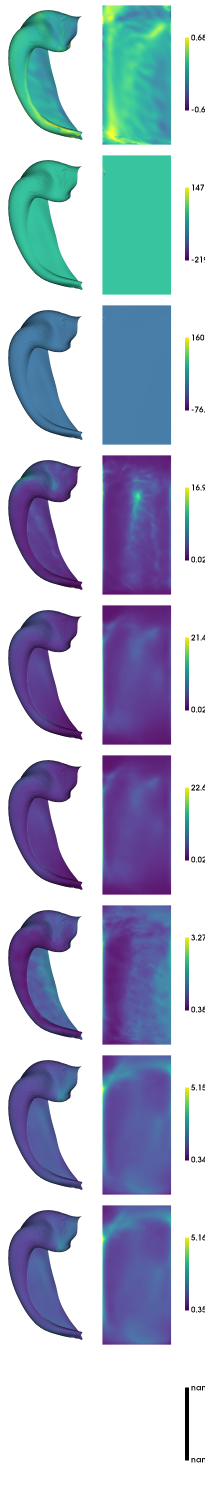
#> input picture notebooks/tmp.png, 410 x 3000 px, found by its file name (shown at 1/2 size)
$ jupyter execute --allow-errors DimReduct.ipynb   (shell and % lines are left out)
#> lines starting #> are read from the running program, lines starting #| are printed output that depends on the picture
## Overview

In this notebook, we will load all maps from the other tutorials (except task-fMRI) and consider the relationships between them. For this, we will apply spatial correlation with the anterior-posterior and proximal-distal axes of the hippocampus, as well as all permutations of rank-ordered subfield labels. Finally, we apply data-driven dimensionality reduction using Gradient decomposition

[cell 1]
import numpy as np
from numpy.matlib import repmat
import matplotlib.pyplot as plt
from matplotlib.patches import Rectangle
import nibabel as nib
import scipy
from scipy.stats import spearmanr
from itertools import product
import hippomaps as hm
import copy
from brainspace.gradient import GradientMaps

[cell 2]
# A list of all the data to be examined, grouped roughly into methodologies
files = [
 '../../publication-hippomaps/maps/HippoMaps-initializationMaps/Dataset-BigBrain/histology-Merker_average-4_hemi-mix_den-unfoldiso_label-hipp.shape.gii',
 '../../publication-hippomaps/maps/HippoMaps-initializationMaps/Dataset-AxerPLI/histology-PLI-transmittance_average-1_hemi-mix_den-unfoldiso_label-hipp.shape.gii',
 '../../publication-hippomaps/maps/HippoMaps-initializationMaps/Dataset-AHEAD/histology-Bieloschowsky_average-4_hemi-mix_den-unfoldiso_label-hipp.shape.gii',
 '../../publication-hippomaps/maps/HippoMaps-initializationMaps/Dataset-AHEAD/histology-Blockface_average-4_hemi-mix_den-unfoldiso_label-hipp.shape.gii',
 '../../publication-hippomaps/maps/HippoMaps-initializationMaps/Dataset-AHEAD/histology-Parvalbumin_average-4_hemi-mix_den-unfoldiso_label-hipp.shape.gii',
 '../../publication-hippomaps/maps/HippoMaps-initializationMaps/Dataset-AHEAD/histology-Thionin_average-4_hemi-mix_den-unfoldiso_label-hipp.shape.gii',
 '../../publication-hippomaps/maps/HippoMaps-initializationMaps/Dataset-AHEAD/histology-Calbindin_average-4_hemi-mix_den-unfoldiso_label-hipp.shape.gii',
 '../../publication-hippomaps/maps/HippoMaps-initializationMaps/Dataset-AHEAD/histology-Calretinin_average-4_hemi-mix_den-unfoldiso_label-hipp.shape.gii',

 '../../publication-hippomaps/maps/HippoMaps-initializationMaps/Dataset-AHEAD/MRI-9p4T-qR1_average-4_hemi-mix_den-unfoldiso_label-hipp.shape.gii',
 '../../publication-hippomaps/maps/HippoMaps-initializationMaps/Dataset-AHEAD/MRI-9p4T-qR2star_average-4_hemi-mix_den-unfoldiso_label-hipp.shape.gii',
 '../../publication-hippomaps/maps/HippoMaps-initializationMaps/Dataset-AHEAD/MRI-9p4T-ProtonDensity_average-4_hemi-mix_den-unfoldiso_label-hipp.shape.gii',
 '../../publication-hippomaps/maps/HippoMaps-initializationMaps/Dataset-PNI/MRI-7T-qT1_average-20_hemi-mix_den-0p5mm_label-hipp.shape.gii',
 '../../publication-hippomaps/maps/HippoMaps-initializationMaps/Dataset-PNI/MRI-7T-FA_average-20_hemi-mix_den-0p5mm_label-hipp.shape.gii',
 '../../publication-hippomaps/maps/HippoMaps-initializationMaps/Dataset-PNI/MRI-7T-ADC_average-20_hemi-mix_den-0p5mm_label-hipp.shape.gii',
 '../../publication-hippomaps/maps/HippoMaps-initializationMaps/Dataset-PNI/MRI-7T-T2star_average-20_hemi-mix_den-0p5mm_label-hipp.shape.gii',
 '../../publication-hippomaps/maps/HippoMaps-initializationMaps/Dataset-PNI/MRI-7T-MTR_average-20_hemi-mix_den-0p5mm_label-hipp.shape.gii',

 '../../publication-hippomaps/maps/HippoMaps-initializationMaps/Dataset-MICs/MRI-3T-rsfMRI-IntTS_average-99_hemi-L_den-2mm_label-hipp.shape.gii',
 '../../publication-hippomaps/maps/HippoMaps-initializationMaps/Dataset-MICs/MRI-3T-rsfMRI-ReHo_average-99_hemi-L_den-2mm_label-hipp.shape.gii',
 '../../publication-hippomaps/maps/HippoMaps-initializationMaps/Dataset-MICs/MRI-3T-rsfMRI-avgFCneocort_average-80_hemi-L_den-2mm_label-hipp.shape.gii',

 '../../publication-hippomaps/maps/HippoMaps-initializationMaps/Dataset-MICs+Frauscher/iEEG-BandPower-delta_average-81_hemi-mix_den-2mm_label-hipp.shape.gii',
 '../../publication-hippomaps/maps/HippoMaps-initializationMaps/Dataset-MICs+Frauscher/iEEG-BandPower-theta_average-81_hemi-mix_den-2mm_label-hipp.shape.gii',
 '../../publication-hippomaps/maps/HippoMaps-initializationMaps/Dataset-MICs+Frauscher/iEEG-BandPower-alpha_average-81_hemi-mix_den-2mm_label-hipp.shape.gii',
 '../../publication-hippomaps/maps/HippoMaps-initializationMaps/Dataset-MICs+Frauscher/iEEG-BandPower-beta_average-81_hemi-mix_den-2mm_label-hipp.shape.gii',
 '../../publication-hippomaps/maps/HippoMaps-initializationMaps/Dataset-MICs+Frauscher/iEEG-BandPower-gamma_average-81_hemi-mix_den-2mm_label-hipp.shape.gii',

 '../../publication-hippomaps/maps/HippoMaps-initializationMaps/Dataset-Mixed/histology-curvature_average-7_hemi-mix_den-unfoldiso_label-hipp.shape.gii',
 '../../publication-hippomaps/maps/HippoMaps-initializationMaps/Dataset-PNI/MRI-7T-curvature_average-20_hemi-mix_den-0p5mm_label-hipp.shape.gii',
 '../../publication-hippomaps/maps/HippoMaps-initializationMaps/Dataset-Mixed/histology-gyrification_average-7_hemi-mix_den-unfoldiso_label-hipp.shape.gii',
 '../../publication-hippomaps/maps/HippoMaps-initializationMaps/Dataset-PNI/MRI-7T-gyrification_average-20_hemi-mix_den-0p5mm_label-hipp.shape.gii',
 '../../publication-hippomaps/maps/HippoMaps-initializationMaps/Dataset-Mixed/histology-thickness_average-7_hemi-mix_den-unfoldiso_label-hipp.shape.gii',
 '../../publication-hippomaps/maps/HippoMaps-initializationMaps/Dataset-PNI/MRI-7T-thickness_average-20_hemi-mix_den-0p5mm_label-hipp.shape.gii',
 ]

[cell 3]
# organize into sensible blocks of the same modality
blocks_len = [8,8,3,5,6]
blocks = np.concatenate(([0],np.cumsum(blocks_len)))
# apply a consistent color scheme per methodology
colors = np.hstack((np.ones((blocks_len[0])),np.ones((blocks_len[1]))+1,np.ones((blocks_len[2]))+2,np.ones((blocks_len[3]))+3,np.ones((blocks_len[4]))+4))
# sub label each map within each modality
feature_n = np.array([])
for f in blocks_len:
    feature_n = np.concatenate((feature_n,np.arange(1,f+1)))

## 1) Load and resample

Because these maps have verying resolutions, or surface densities, we will resample them all to 0.5mm vertex spacing

[cell 4]
# load all data and resample to a common surface density
features = []
cdata = np.ones((7262,len(files)))
#> (the rest of this cell did not finish here and is left out)

[cell 5]
# plot all feature maps in the same plot
# the easiest way to do this is actually to save each set of maps as an image, and then tile all images together

fig, ax = plt.subplots(1,5, figsize=(20,50))
for b in range(5):
    hm.plotting.surfplot_canonical_foldunfold(cdata[:,blocks[b]:blocks[b+1]], color_bar=('right'), hemis=['L'], labels=['hipp'], unfoldAPrescale=True, share='row', tighten_cwindow=True, embed_nb=True, screenshot=True, filename='tmp.png')
#> (this line was passed over: hippomaps is not available in this run)
    f = plt.imread('tmp.png')
#> f is the input picture: shape (3000, 410, 4) float32; mean R, G, B, A 0.683, 0.725, 0.802, 0.457
    ax[b].imshow(f)
    ax[b].set_axis_off()
    ax[b].set_anchor("NW")
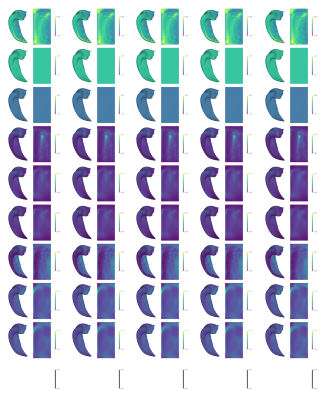
#> figure drawn by matplotlib, 5 panels

[cell 6]
# check for significant correlation (spin test) (slow!)

feat_corr_p = np.ones((len(features),len(features)))
#> feat_corr_p = [1]
for i in range(len(features)):
    for j in range(i+1,len(features)):
        _,_,feat_corr_p[i,j],_ = hm.stats.spin_test(cdata[:,i],cdata[:,j], 10000, space='orig')

[cell 7]
# plot correlation between features

feat_corr = np.corrcoef(cdata.T)

# bottom left will show Rsquared
iloc = np.tril_indices(len(feat_corr))
feat_corr[iloc] = feat_corr[iloc]**2

# plot and label
features_suffix = []
for f,feat in enumerate(features):
    features_suffix.append(feat.split('-')[-1] + ' ' + str(int(feature_n[f])))
fig, ax = plt.subplots(figsize=(8, 8))
ax.imshow(feat_corr, vmin=-1, vmax=1, cmap='bwr')
plt.yticks(ticks=range(len(features)),labels=features_suffix);
plt.xticks(ticks=range(len(features)),labels=features_suffix, rotation=90);

# box around same methodologies
for i in range(len(blocks)-1):
    w = blocks[i+1]-blocks[i]
    rect = Rectangle((blocks[i]-.5,blocks[i]-.5),w,w, linewidth=2, edgecolor='k', facecolor='none')
    ax.add_patch(rect)

# annotate significant correlations
for i in range(len(features)):
    for j in range(i+1,len(features)):
        if feat_corr_p[i,j] < 0.001:
            plt.annotate('***', (i-.6,j+.3));
        elif feat_corr_p[i,j] < 0.01:
            plt.annotate('**', (i-.3,j+.3));
        elif feat_corr_p[i,j] < 0.05:
            plt.annotate('*', (i-.15,j+.3));
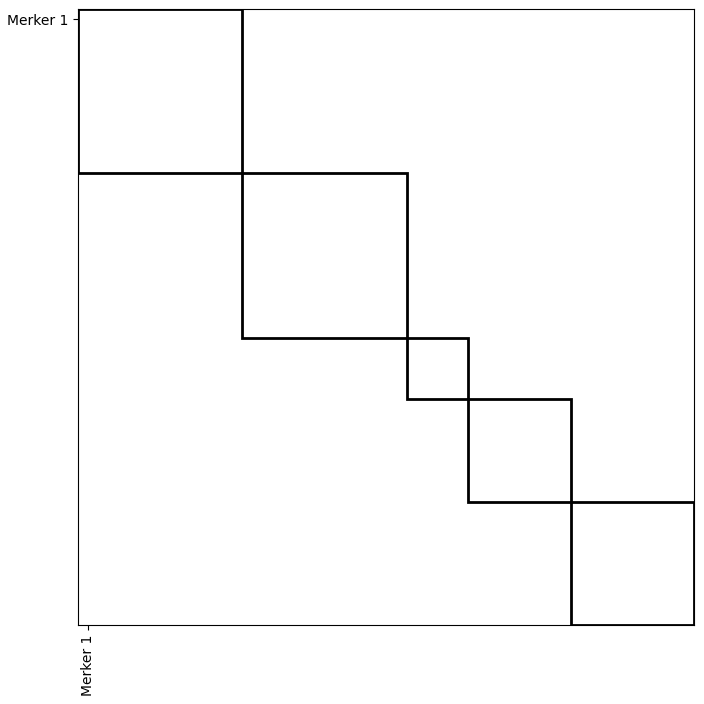
#> figure drawn by matplotlib, 1 panel
